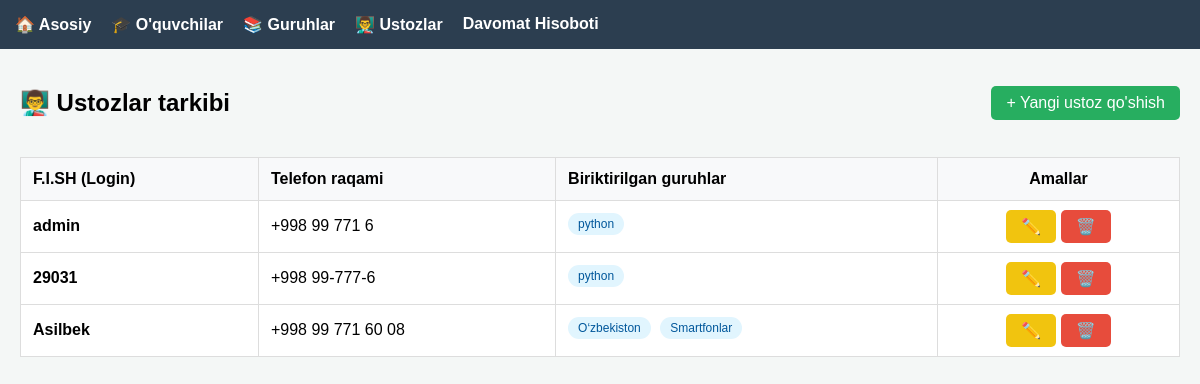
The page /teachers/ on the database as committed earlier.
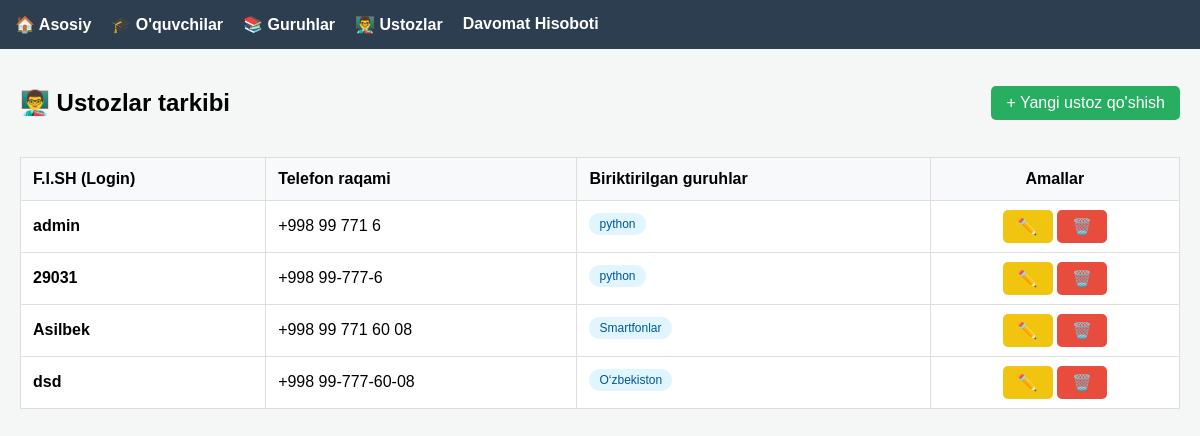
The same page on the database as committed later.
### markaz/models.py (models this page shows, shortened)
class Teacher(models.Model):
    name = models.CharField(max_length=100)
    user = models.OneToOneField(User, on_delete=models.CASCADE)
    phone = models.CharField(max_length=13)

class Group(models.Model):
    name = models.CharField(max_length=100)
    teacher = models.ForeignKey(Teacher, on_delete=models.SET_NULL, null=True)
    price = models.DecimalField(max_digits=10, decimal_places=2, default=0) # Kurs narxi

### markaz/views.py (the view)
# urls.py: path('teachers/', views.teacher_list, name='teacher_list'),
def teacher_list(request):
    teachers = Teacher.objects.all()
    return render(request, 'teachers.html', {'teachers': teachers})

### templates/teachers.html
{% extends 'base.html' %}
{% block content %}
<div style="display: flex; justify-content: space-between; align-items: center; margin-bottom: 20px;">
    <h2>👨‍🏫 Ustozlar tarkibi</h2>
    <a href="{% url 'teacher_create' %}" class="btn btn-add">+ Yangi ustoz qo'shish</a>
</div>
<table>
    <thead>
        <tr>
            <th>F.I.SH (Login)</th>
            <th>Telefon raqami</th>
            <th>Biriktirilgan guruhlar</th>
            <th style="text-align: center;">Amallar</th>
        </tr>
    </thead>
    <tbody>
        {% for t in teachers %}
        <tr>
            <td><b>{{ t.user.get_full_name|default:t.user.username }}</b></td>
            <td>{{ t.phone }}</td>
            <td>
                {% for group in t.group_set.all %}
                    <span style="background: #e1f5fe; color: #01579b; padding: 4px 10px; border-radius: 12px; font-size: 12px; margin-right: 5px; display: inline-block; margin-bottom: 5px; font-weight: 500;">
                        {{ group.name }}
                    </span>
                {% empty %}
                    <span style="color: #999; font-style: italic; font-size: 13px;">Guruh biriktirilmagan</span>
                {% endfor %}
            </td>
            <td style="text-align: center;">
                <a href="{% url 'teacher_update' t.id %}" class="btn btn-edit" title="Tahrirlash">✏️</a>
                <a href="{% url 'teacher_delete' t.id %}" class="btn btn-delete" title="O'chirish">🗑️</a>
            </td>
        </tr>
        {% endfor %}
    </tbody>
</table>
{% endblock %}

Rows that differ between the two databases and show on the page:
changed Teacher "Asilbek": loses Group (name "O‘zbekiston")
added Teacher: user.get_full_name "dsd", phone "+998 99-777-60-08", Group (name "O‘zbekiston")
